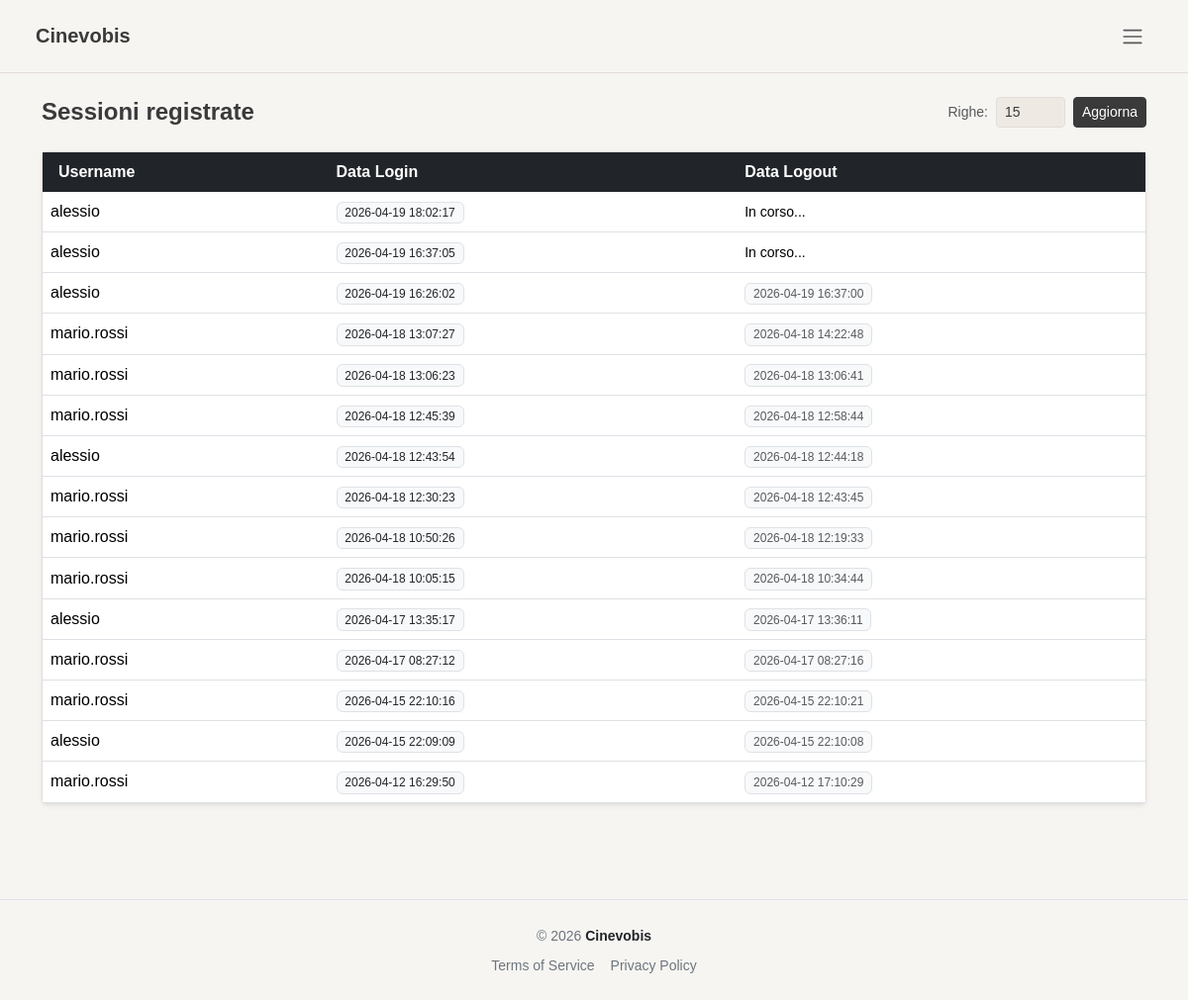
Page /pages/admin/sessions.php (signed in) on the earlier database version.
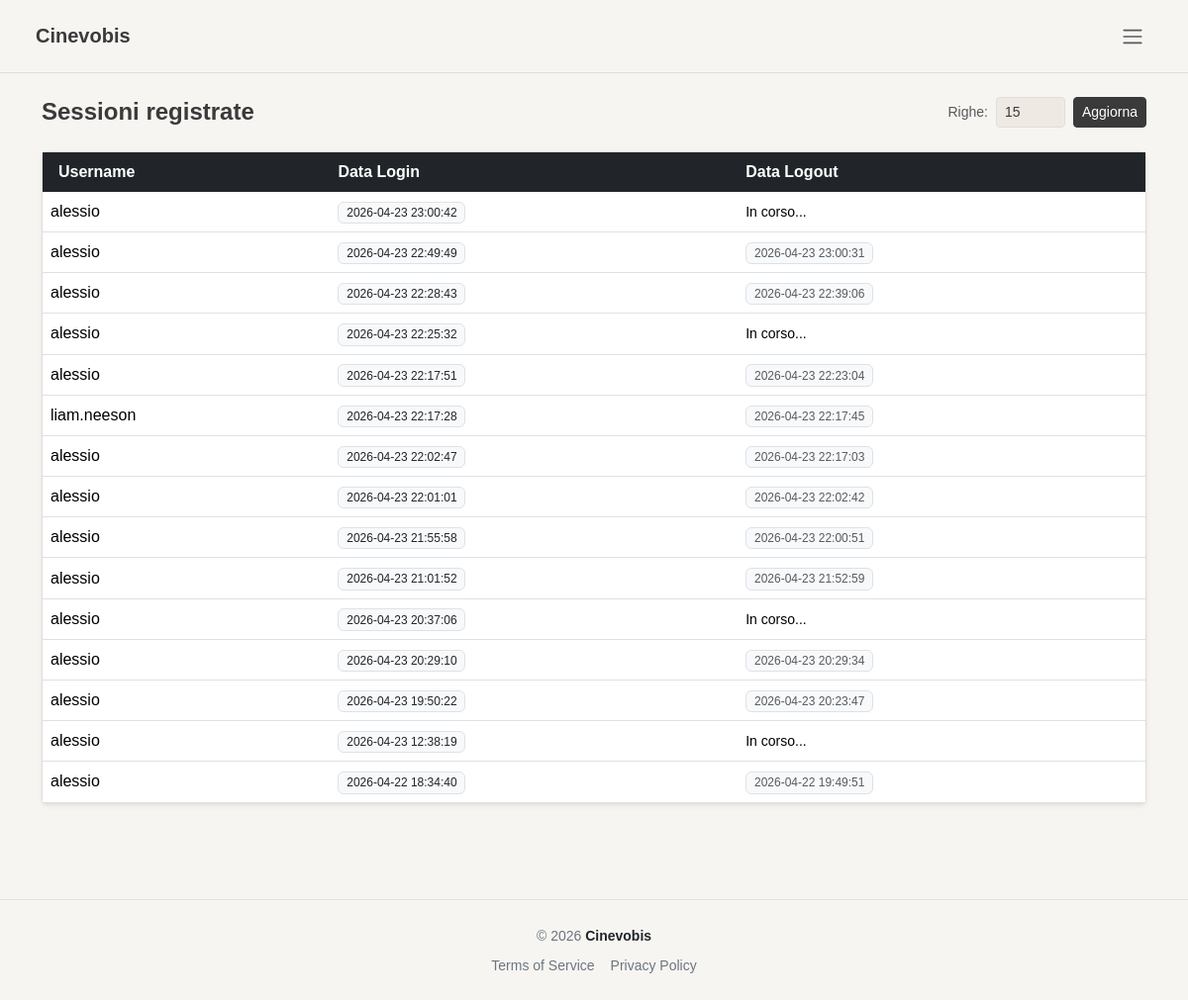
Same page on the later database version.
### tables this page shows
CREATE TABLE `sessioni` (
  `id_sessione` varchar(255) NOT NULL,
  `id_utente` int(11) NOT NULL,
  `data_login` datetime DEFAULT NULL,
  `data_logout` datetime DEFAULT NULL,
  PRIMARY KEY (`id_sessione`),
  KEY `id_utente` (`id_utente`),
  CONSTRAINT `sessioni_ibfk_1` FOREIGN KEY (`id_utente`) REFERENCES `utenti` (`id_utente`) ON DELETE CASCADE ON UPDATE CASCADE
);

CREATE TABLE `utenti` (
  `id_utente` int(11) NOT NULL AUTO_INCREMENT,
  `username` varchar(100) NOT NULL,
  `password` varchar(255) NOT NULL,
  `email` varchar(100) NOT NULL,
  `nome` varchar(100) NOT NULL,
  `cognome` varchar(100) NOT NULL,
  `id_profilo` int(11) DEFAULT NULL,
  `attivo` tinyint(1) DEFAULT 1,
  `data_registrazione` datetime DEFAULT NULL,
  PRIMARY KEY (`id_utente`),
  UNIQUE KEY `username` (`username`),
  UNIQUE KEY `email` (`email`),
  KEY `id_profilo` (`id_profilo`),
  CONSTRAINT `utenti_ibfk_1` FOREIGN KEY (`id_profilo`) REFERENCES `profili` (`id_profilo`) ON UPDATE CASCADE
);

### includes/user_obj.php (called while the page is built, shortened)
<?php
class userObj {
    private $db;
    public function __construct($db, $username, $password = null, $nome = null, $cognome = null,
                            $email = null, $attivo = null, $id_profilo = null) {
        $this->db           = $db;
    }
    public function readAccess($num) {
        $sql = "SELECT u.username, s.data_login, s.data_logout
                FROM sessioni s
                JOIN utenti u ON u.id_utente = s.id_utente
                ORDER BY s.data_login DESC
                LIMIT :numero";
        $stmt = $this->db->prepare($sql);
        $num  = (int)$num;
        $stmt->bindParam(':numero', $num, PDO::PARAM_INT);
        $stmt->execute();
        return $stmt->fetchAll();
    }
}
?>

### pages/admin/sessions.php (the view, shortened to what this page needs)
<?php
require_once(__DIR__ . '/../../config/connection.php');
require_once(__DIR__ . '/../../includes/user_obj.php');
$username = $_SESSION["username"] ?? '';
$user = new userObj($conn, $username);
$righe = $_GET['righe'] ?? 15;
$sessioni = $user->readAccess($righe);
?>
<!DOCTYPE html>
<html lang="it">
<head>
    <link rel="stylesheet" href="/node_modules/bootstrap/dist/css/bootstrap.min.css">
    <link rel="stylesheet" href="/assets/css/style.css">
</head>
<body class="d-flex flex-column min-vh-100">
    <?php require_once(__DIR__ . '/../../includes/header.php'); ?>
    <div class="container mt-4 mb-5 pb-5 flex-grow-1">
        <div class="d-flex justify-content-between align-items-center mb-4">
            <h1 class="fs-4 fw-bold mb-0">Sessioni registrate</h1>
            <form method="GET" class="d-flex align-items-center gap-2">
                <label class="small text-muted mb-0">Righe:</label>
                <input type="number" name="righe" class="form-control form-control-sm" style="width: 70px;" min="1" value="<?= htmlspecialchars($righe) ?>">
                <button type="submit" class="btn btn-sm btn-dark">Aggiorna</button>
            </form>
        </div>
        <div class="card shadow-sm border-0">
            <div class="table-responsive">
                <table class="table table-hover align-middle mb-0">
                    <thead class="table-dark">
                        <tr>
                            <th class="border-0 ps-3">Username</th>
                            <th class="border-0">Data Login</th>
                            <th class="border-0">Data Logout</th>
                        </tr>
                    </thead>
                    <tbody>
                        <?php foreach ($sessioni as $sessione): ?>
                            <tr>
                                <td><?= htmlspecialchars($sessione['username']) ?></td>
                                <td><span class="badge bg-light text-dark fw-normal border"><?= htmlspecialchars($sessione['data_login'] ?? '') ?></span></td>
                                <td>
                                    <?php if (!empty($sessione['data_logout'])): ?>
                                        <span class="badge bg-light text-muted fw-normal border"><?= htmlspecialchars($sessione['data_logout']) ?></span>
                                    <?php else: ?>
                                        <span class="text small italic">In corso...</span>
                                    <?php endif; ?>
                                </td>
                            </tr>
                        <?php endforeach; ?>
                    </tbody>
                </table>
            </div>
        </div>
    </div>
    <?php require_once(__DIR__ . '/../../includes/footer.php'); ?>
</body>
</html>

Differences in the rows shown:
no longer on this page (row unchanged): sessioni: id_utente.username "alessio", data_login "2026-04-19 18:02:17", shows "In corso..."
no longer on this page (row unchanged): sessioni: id_utente.username "alessio", data_login "2026-04-19 16:37:05", shows "In corso..."
no longer on this page (row unchanged): sessioni: id_utente.username "alessio", data_login "2026-04-19 16:26:02", data_logout "2026-04-19 16:37:00"
removed sessioni: id_utente.username "mario.rossi", data_login "2026-04-18 13:07:27", data_logout "2026-04-18 14:22:48"
removed sessioni: id_utente.username "mario.rossi", data_login "2026-04-18 13:06:23", data_logout "2026-04-18 13:06:41"
removed sessioni: id_utente.username "mario.rossi", data_login "2026-04-18 12:45:39", data_logout "2026-04-18 12:58:44"
no longer on this page (row unchanged): sessioni: id_utente.username "alessio", data_login "2026-04-18 12:43:54", data_logout "2026-04-18 12:44:18"
removed sessioni: id_utente.username "mario.rossi", data_login "2026-04-18 12:30:23", data_logout "2026-04-18 12:43:45"
removed sessioni: id_utente.username "mario.rossi", data_login "2026-04-18 10:50:26", data_logout "2026-04-18 12:19:33"
removed sessioni: id_utente.username "mario.rossi", data_login "2026-04-18 10:05:15", data_logout "2026-04-18 10:34:44"
no longer on this page (row unchanged): sessioni: id_utente.username "alessio", data_login "2026-04-17 13:35:17", data_logout "2026-04-17 13:36:11"
removed sessioni: id_utente.username "mario.rossi", data_login "2026-04-17 08:27:12", data_logout "2026-04-17 08:27:16"
removed sessioni: id_utente.username "mario.rossi", data_login "2026-04-15 22:10:16", data_logout "2026-04-15 22:10:21"
no longer on this page (row unchanged): sessioni: id_utente.username "alessio", data_login "2026-04-15 22:09:09", data_logout "2026-04-15 22:10:08"
removed sessioni: id_utente.username "mario.rossi", data_login "2026-04-12 16:29:50", data_logout "2026-04-12 17:10:29"
added sessioni: id_utente.username "alessio", data_login "2026-04-23 23:00:42", shows "In corso..."
added sessioni: id_utente.username "alessio", data_login "2026-04-23 22:49:49", data_logout "2026-04-23 23:00:31"
added sessioni: id_utente.username "alessio", data_login "2026-04-23 22:28:43", data_logout "2026-04-23 22:39:06"
added sessioni: id_utente.username "alessio", data_login "2026-04-23 22:25:32", shows "In corso..."
added sessioni: id_utente.username "alessio", data_login "2026-04-23 22:17:51", data_logout "2026-04-23 22:23:04"
added sessioni: id_utente.username "liam.neeson", data_login "2026-04-23 22:17:28", data_logout "2026-04-23 22:17:45"
added sessioni: id_utente.username "alessio", data_login "2026-04-23 22:02:47", data_logout "2026-04-23 22:17:03"
added sessioni: id_utente.username "alessio", data_login "2026-04-23 22:01:01", data_logout "2026-04-23 22:02:42"
added sessioni: id_utente.username "alessio", data_login "2026-04-23 21:55:58", data_logout "2026-04-23 22:00:51"
added sessioni: id_utente.username "alessio", data_login "2026-04-23 21:01:52", data_logout "2026-04-23 21:52:59"
added sessioni: id_utente.username "alessio", data_login "2026-04-23 20:37:06", shows "In corso..."
added sessioni: id_utente.username "alessio", data_login "2026-04-23 20:29:10", data_logout "2026-04-23 20:29:34"
added sessioni: id_utente.username "alessio", data_login "2026-04-23 19:50:22", data_logout "2026-04-23 20:23:47"
added sessioni: id_utente.username "alessio", data_login "2026-04-23 12:38:19", shows "In corso..."
added sessioni: id_utente.username "alessio", data_login "2026-04-22 18:34:40", data_logout "2026-04-22 19:49:51"
